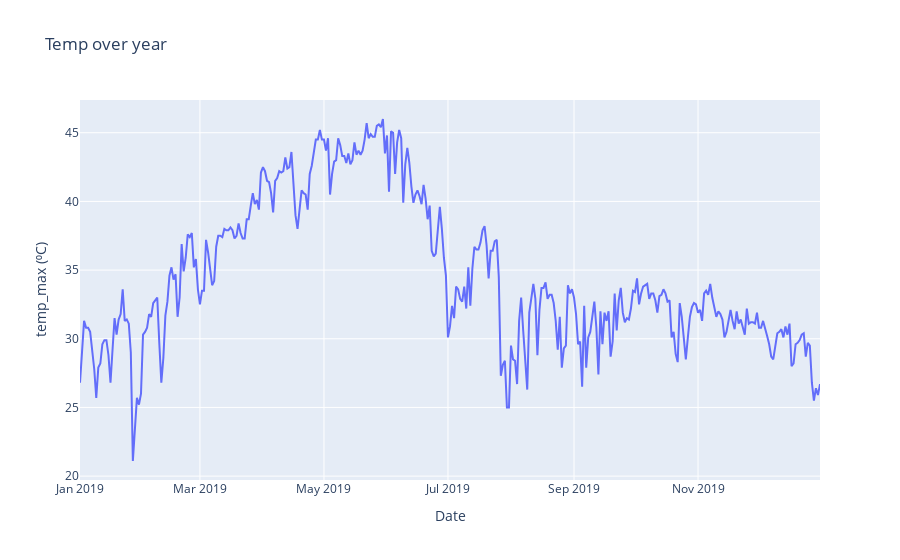

Notebook code for this chart:
### Code cell
import plotly.express as px

# df = px.data.gapminder().query("country=='Canada'")
fig = px.line(df_combined_2019_dup.iloc[:,:], y="temp_max (⁰C)", title='Temp over year ')
fig.show()

### Figure 1 — Plotly figure (JSON) as saved in the notebook; plotly's stock layout.template omitted (floating-point values rounded to 4 significant figures; data arrays with more than 128 entries replaced by an {"elided": "..."} marker saying what was removed)
{"data": [{"hovertemplate": "Date=%{x}<br>temp_max (⁰C)=%{y}<extra></extra>", "legendgroup": "", "line": {"color": "#636efa", "dash": "solid"}, "marker": {"symbol": "circle"}, "mode": "lines", "name": "", "orientation": "v", "showlegend": false, "type": "scatter", "x": {"elided": "364 str values"}, "xaxis": "x", "y": {"elided": "364 float values"}, "yaxis": "y"}], "layout": {"legend": {"tracegroupgap": 0}, "title": {"text": "Temp over year "}, "xaxis": {"anchor": "y", "domain": [0, 1], "title": {"text": "Date"}}, "yaxis": {"anchor": "x", "domain": [0, 1], "title": {"text": "temp_max (⁰C)"}}}}
